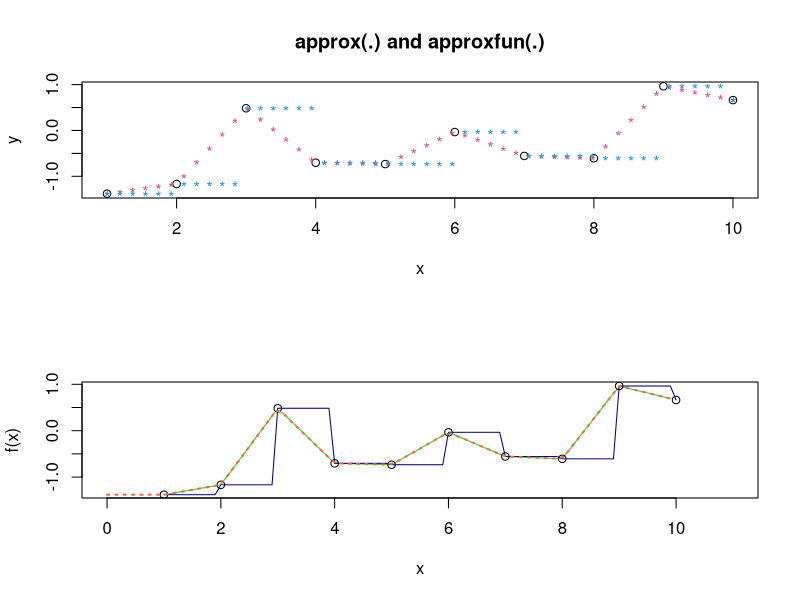
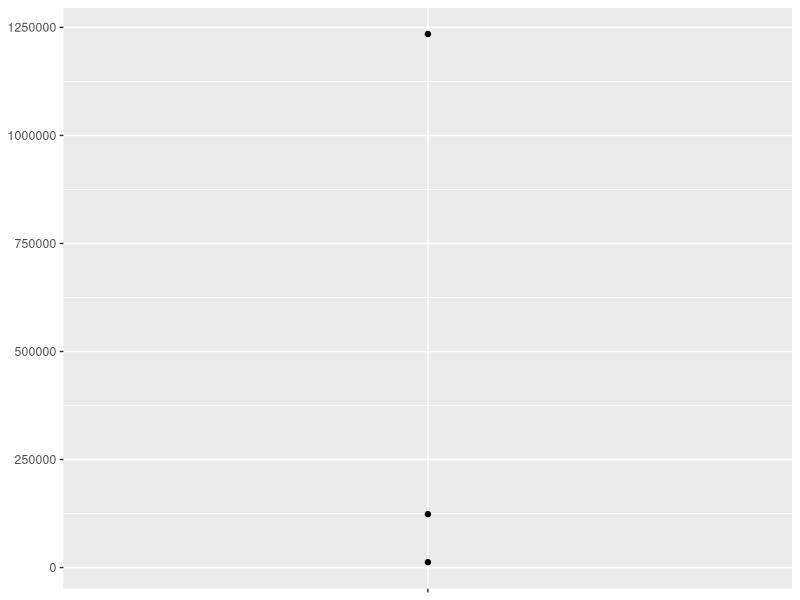
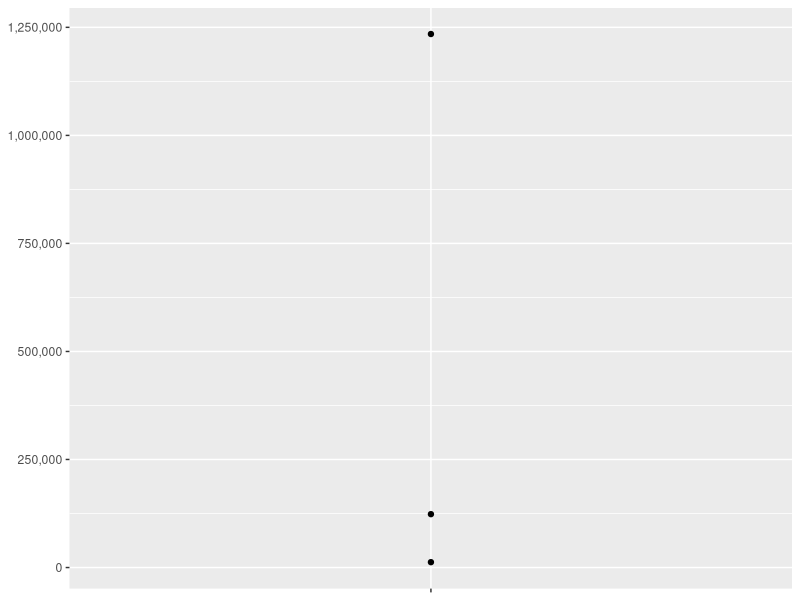
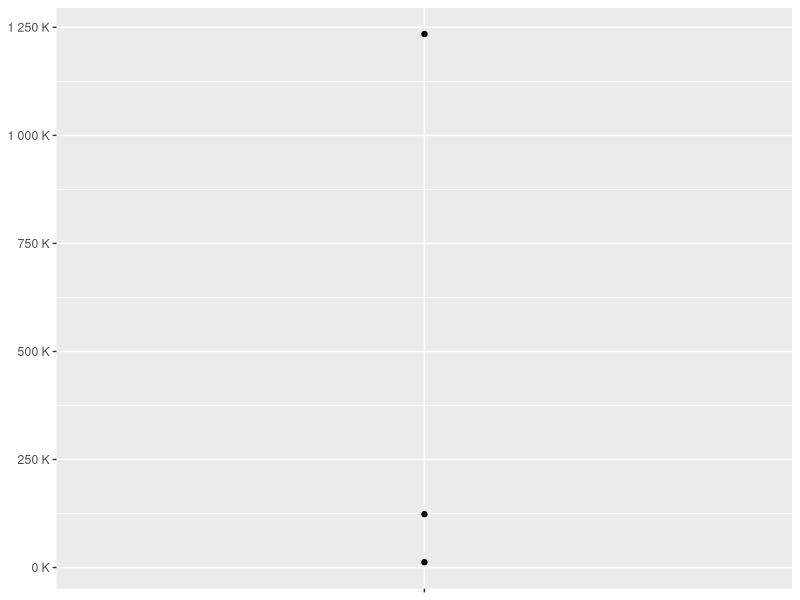
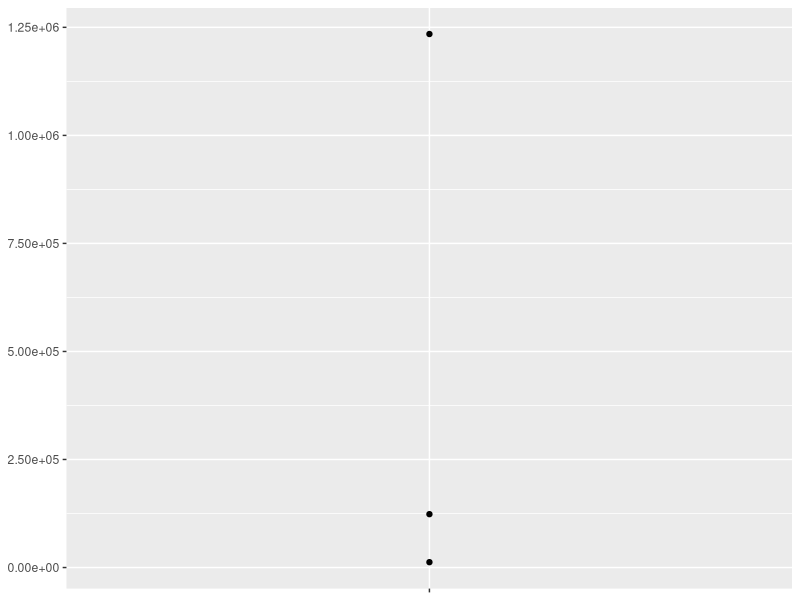
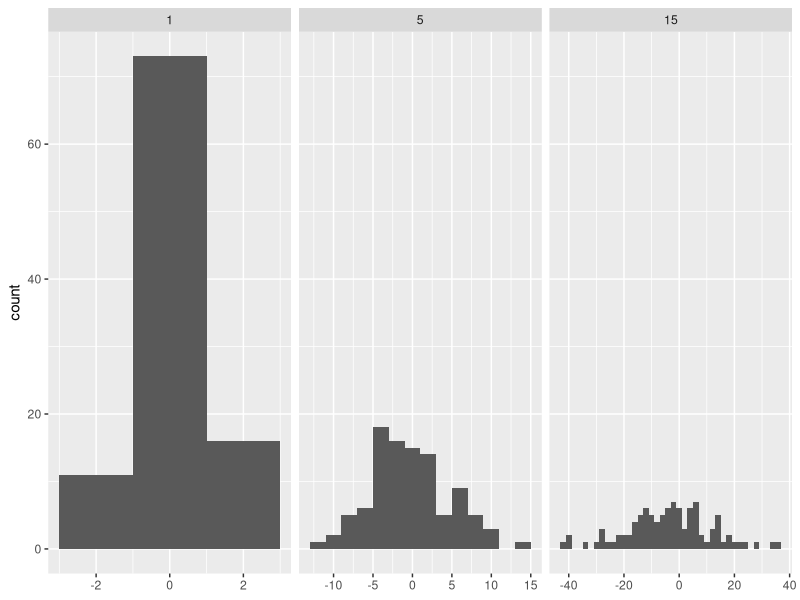
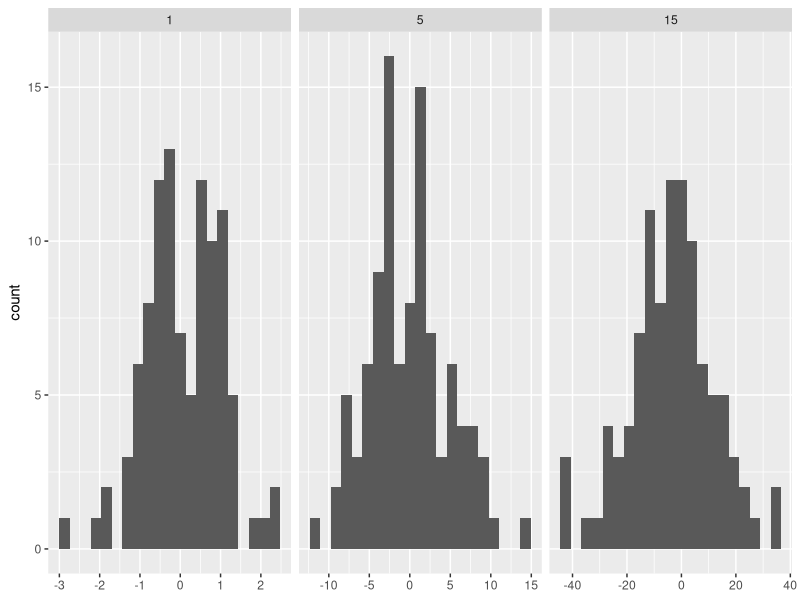
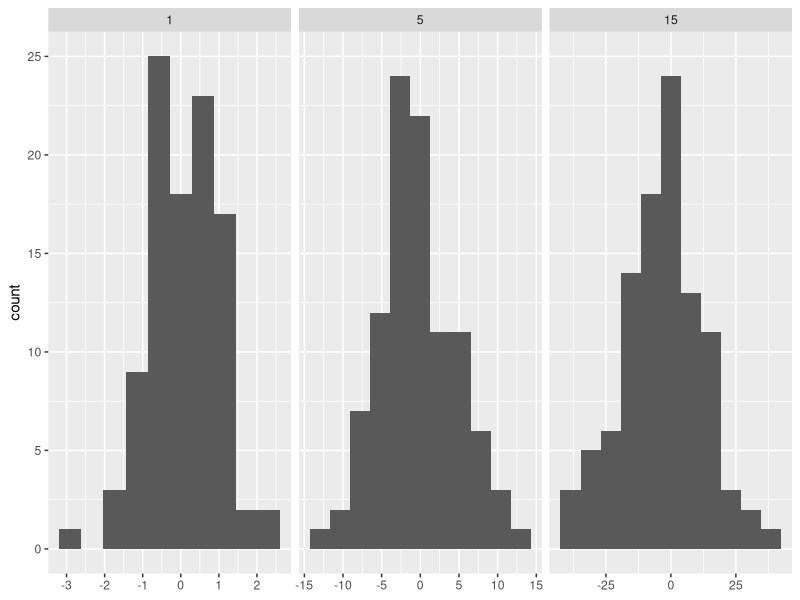

Source code (R) for these figures, in order: (Note: this script raises an error after producing the figures.)
## ---- chunk 1
knitr::opts_chunk$set(echo = TRUE)
## ---- chunk 2
library(tidyverse)
## ---- chunk 3
power1 <- function(exp) {
  function(x) {
    x ^ exp
  }
}

square <- power1(2)
cube <- power1(3)
## ---- chunk 4
library(rlang)
library(ggplot2)
library(scales)
## ---- chunk 5
square

cube
## ---- chunk 6
env_print(square)

env_print(cube)
## ---- chunk 7
fn_env(square)$exp

fn_env(cube)$exp
## ---- chunk 8
square(10)
## ---- chunk 9
x <- 2
square <- power1(x)
x <- 3
## ---- chunk 10
square(2)
## ---- chunk 11
power2 <- function(exp) {
  force(exp)
  function(x) {
    x ^ exp
  }
}

x <- 2
square <- power2(x)
x <- 3
square(2)
## ---- chunk 12
new_counter <- function() {
  i <- 0
  
  function() {
    i <<- i + 1
    i
  }
}

counter_one <- new_counter()
counter_two <- new_counter()
## ---- chunk 13
counter_one()

counter_one()

counter_two()

counter_one()

counter_two()
## ---- chunk 14
f1 <- function(n) {
  x <- runif(n)
  m <- mean(x)
  function() m
}

g1 <- f1(1e6)
lobstr::obj_size(g1)
#> 8,013,104 B

f2 <- function(n) {
  x <- runif(n)
  m <- mean(x)
  rm(x)
  function() m
}

g2 <- f2(1e6)
lobstr::obj_size(g2)
## ---- chunk 15
force
## ---- chunk 16
timeser <- function(multiplier){
  function(x) x * multiplier
}
x <- 2
doubler <- timeser(x)
# Function called before x changed
doubler(2)
x <- 3
doubler(2)

x <- 2
doubler <- timeser(x)
# Function not called before x changed
x <- 3
doubler(2)

# Forced operation
timeser2 <- function(multiplier){
  force(multiplier)
  function(x) x * multiplier
}
x <- 2
doubler <- timeser2(x)
# Function not called before x changed
x <- 3
doubler(2)
## ---- chunk 17
x <- 1:10
y <- rnorm(10)
par(mfrow = c(2,1))
plot(x, y, main = "approx(.) and approxfun(.)")
points(approx(x, y), col = 2, pch = "*")
points(approx(x, y, method = "constant"), col = 4, pch = "*")

f <- approxfun(x, y)
curve(f(x), 0, 11, col = "green2")
points(x, y)
is.function(fc <- approxfun(x, y, method = "const")) # TRUE
curve(fc(x), 0, 10, col = "darkblue", add = TRUE)
## different extrapolation on left and right side :
plot(approxfun(x, y, rule = 2:1), 0, 11,
     col = "tomato", add = TRUE, lty = 3, lwd = 2)
## ---- chunk 18
x <- rnorm(12)
Fn <- ecdf(x)
Fn     # a *function*
Fn(x)  # returns the percentiles for x
tt <- seq(-2, 2, by = 0.1)
12 * Fn(tt) # Fn is a 'simple' function {with values k/12}
summary(Fn)
##--> see below for graphics
knots(Fn)  # the unique data values {12 of them if there were no ties}

y <- round(rnorm(12), 1); y[3] <- y[1]
Fn12 <- ecdf(y)
Fn12
knots(Fn12) # unique values (always less than 12!)
summary(Fn12)
summary.stepfun(Fn12)
## ---- chunk 19
pick <- function(index){
  function(x) x[index]
}

a <- 1:10
b <- LETTERS[1:10]
pick_2s <- pick(c(2,4,8))
pick_2s(a)
pick_2s(b)
## ---- chunk 20
moment <- function(index){
  function(x){
    sum((x - mean(x)) ^ index) / length(x)
  }
}
m1 <- moment(1)
m2 <- moment(2)

x <- runif(100)
stopifnot(all.equal(m1(x), 0))
stopifnot(all.equal(m2(x), var(x) * 99 / 100))
## ---- chunk 21
i <- 0
new_counter2 <- function() {
  i <<- i + 1
  i
}

new_counter2()
new_counter2()
i
i <- 9
new_counter2()
i
## ---- chunk 22
i <- 0
new_counter2 <- function() {
  i <- 0
  function(){
    i <<- i + 1
    i
  }
}
i
new_counter3 <- new_counter2()
i
new_counter3()
new_counter3()
i <- 0
new_counter3()
## ---- chunk 23
new_counter3 <- function() {
  i <- 0
  function() {
    i <- i + 1
    i
  }
}

i # 0
new_counter4 <- new_counter3()
i # 0
new_counter4() # 1
i # 0
new_counter4() # 1
i # 0
## ---- chunk 24
y <- c(12345, 123456, 1234567)
comma_format()(y)

number_format(scale = 1e-3, suffix = " K")(y)
## ---- chunk 25
df <- data.frame(x = 1, y = y)
core <- ggplot(df, aes(x, y)) + 
  geom_point() + 
  scale_x_continuous(breaks = 1, labels = NULL) +
  labs(x = NULL, y = NULL)
  
core
core + scale_y_continuous(
  labels = comma_format()
)
core + scale_y_continuous(
  labels = number_format(scale = 1e-3, suffix = " K")
)
core + scale_y_continuous(
  labels = scientific_format()
)
## ---- chunk 26
# construct some sample data with very different numbers in each cell
sd <- c(1, 5, 15)
n <- 100

df <- data.frame(x = rnorm(3 * n, sd = sd), sd = rep(sd, n))

ggplot(df, aes(x)) + 
  geom_histogram(binwidth = 2) + 
  facet_wrap(~ sd, scales = "free_x") + 
  labs(x = NULL)
## ---- chunk 27
binwidth_bins <- function(n) {
  force(n)
  
  function(x) {
    (max(x) - min(x)) / n
  }
}

ggplot(df, aes(x)) + 
  geom_histogram(binwidth = binwidth_bins(20)) + 
  facet_wrap(~ sd, scales = "free_x") + 
  labs(x = NULL)
## ---- chunk 28
base_bins <- function(type) {
  fun <- switch(type,
    Sturges = nclass.Sturges,
    scott = nclass.scott,
    FD = nclass.FD,
    stop("Unknown type", call. = FALSE)
  )
  
  function(x) {
    (max(x) - min(x)) / fun(x)
  }
}

ggplot(df, aes(x)) + 
  geom_histogram(binwidth = base_bins("FD")) + 
  facet_wrap(~ sd, scales = "free_x") + 
  labs(x = NULL)
## ---- chunk 29
plot_dev <- function(ext, dpi = 96) {
  force(dpi)
  
  switch(ext,
    eps =  ,
    ps  =  function(path, ...) {
      grDevices::postscript(
        file = filename, ..., onefile = FALSE, 
        horizontal = FALSE, paper = "special"
      )
    },
    pdf = function(filename, ...) grDevices::pdf(file = filename, ...),
    svg = function(filename, ...) svglite::svglite(file = filename, ...),
    emf = ,
    wmf = function(...) grDevices::win.metafile(...),
    png = function(...) grDevices::png(..., res = dpi, units = "in"),
    jpg = ,
    jpeg = function(...) grDevices::jpeg(..., res = dpi, units = "in"),
    bmp = function(...) grDevices::bmp(..., res = dpi, units = "in"),
    tiff = function(...) grDevices::tiff(..., res = dpi, units = "in"),
    stop("Unknown graphics extension: ", ext, call. = FALSE)
  )
}

plot_dev("pdf")

plot_dev("png")
## ---- chunk 30
y <- c(12345, 123456, 1234567)

scales::number_format(scale = 1e-3, suffix = " K")(y)

p <- ggplot(mtcars, aes(wt, mpg)) + geom_point()
p + facet_grid(vs ~ ., labeller = label_bquote(alpha ^ .(vs)))
p + facet_grid(. ~ vs, labeller = label_bquote(cols = .(vs) ^ .(vs)))
p + facet_grid(. ~ vs + am, labeller = label_bquote(cols = .(am) ^ .(vs)))
## ---- chunk 31
boxcox1 <- function(x, lambda) {
  stopifnot(length(lambda) == 1)
  
  if (lambda == 0) {
    log(x)
  } else {
    (x ^ lambda - 1) / lambda
  }
}
## ---- chunk 32
boxcox2 <- function(lambda) {
  if (lambda == 0) {
    function(x) log(x)
  } else {
    function(x) (x ^ lambda - 1) / lambda
  }
}

stat_boxcox <- function(lambda) {
  stat_function(aes(colour = lambda), fun = boxcox2(lambda), linewidth = 1)
}

ggplot(data.frame(x = c(0, 5)), aes(x)) + 
  lapply(c(0.5, 1, 1.5), stat_boxcox) + 
  scale_colour_viridis_c(limits = c(0, 1.5))

ggplot(data.frame(x = c(0.01, 1)), aes(x)) + 
  lapply(c(0.5, 0.25, 0.1, 0), stat_boxcox) + 
  scale_colour_viridis_c(limits = c(0, 1.5))
## ---- chunk 33
boot_permute <- function(df, var) {
  n <- nrow(df)
  force(var)
  
  function() {
    col <- df[[var]]
    col[sample(n, replace = TRUE)]
  }
}

boot_mtcars1 <- boot_permute(mtcars, "mpg")
head(boot_mtcars1())

head(boot_mtcars1())
## ---- chunk 34
boot_model <- function(df, formula) {
  mod <- lm(formula, data = df)
  fitted <- unname(fitted(mod))
  resid <- unname(resid(mod))
  rm(mod)

  function() {
    fitted + sample(resid)
  }
} 

boot_mtcars2 <- boot_model(mtcars, mpg ~ wt)
head(boot_mtcars2())

head(boot_mtcars2())
## ---- chunk 35
lprob_poisson <- function(lambda, x) {
  n <- length(x)
  (log(lambda) * sum(x)) - (n * lambda) - sum(lfactorial(x))
}
## ---- chunk 36
x1 <- c(41, 30, 31, 38, 29, 24, 30, 29, 31, 38)
## ---- chunk 37
lprob_poisson(10, x1)
#> [1] -184
lprob_poisson(20, x1)
#> [1] -61.1
lprob_poisson(30, x1)
#> [1] -31
## ---- chunk 38
ll_poisson1 <- function(x) {
  n <- length(x)

  function(lambda) {
    log(lambda) * sum(x) - n * lambda - sum(lfactorial(x))
  }
}
## ---- chunk 39
ll_poisson2 <- function(x) {
  n <- length(x)
  sum_x <- sum(x)
  c <- sum(lfactorial(x))

  function(lambda) {
    log(lambda) * sum_x - n * lambda - c
  }
}
## ---- chunk 40
ll1 <- ll_poisson2(x1)

ll1(10)
ll1(20)
ll1(30)
## ---- chunk 41
optimise(ll1, c(0, 100), maximum = TRUE)
## ---- chunk 42
optimise(lprob_poisson, c(0, 100), x = x1, maximum = TRUE)
## ---- chunk 43
boot_model <- function(df, formula) {
  mod <- lm(formula, data = df)
  fitted <- unname(fitted(mod))
  resid <- unname(resid(mod))
  rm(mod)

  function() {
    fitted + sample(resid)
  }
} 
## ---- chunk 44


boxcox3 <- function(x) {
  function(lambda) {
    if (lambda == 0) {
      log(x)
    } else {
      (x ^ lambda - 1) / lambda
    }
  }  
}
## ---- chunk 45
boot_permute <- function(df, var) {
  n <- nrow(df)
  force(var)
  
  function() {
    col <- df[[var]]
    col[sample(n, replace = TRUE)]
  }
}

boot_mtcars1 <- boot_permute(mtcars, "mpg")
head(boot_mtcars1())
## ---- chunk 46
ll_poisson1 <- function(x) {
  n <- length(x)

  function(lambda) {
    log(lambda) * sum(x) - n * lambda - sum(lfactorial(x))
  }
}
## ---- chunk 47
ll_poisson1 <- function(x) {
  n <- length(x)

  function(lambda) {
    log(lambda) * sum(x) - n * lambda - sum(lfactorial(x))
  }
}
ll_poisson2 <- function(x) {
  n <- length(x)
  sum_x <- sum(x)
  c <- sum(lfactorial(x))

  function(lambda) {
    log(lambda) * sum_x - n * lambda - c
  }
}
x1 <- c(41, 30, 31, 38, 29, 24, 30, 29, 31, 38)
x2 <- sample(1:1000, 100)
x3 <- sample(1:1e6, 10000)

things <- expand_grid(functional = c("ll_poisson1", "ll_poisson2"),
                      x_values = c("x1","x2","x3"))

things <- pmap(things,
     function(functional, x_values) {
       fun <- get(functional)
       x <- get(x_values)
       fun(x)
     })
names(things) <- c("ll11", "ll21",
                   "ll31", "ll12",
                   "ll22", "ll32")
map_df(things, ~bench::mark(optimise(.x, c(0,100), maximum = TRUE))) %>%
  mutate(input = names(things)) %>%
  select(input, everything())
## ---- chunk 48
names <- list(
  square = 2, 
  cube = 3, 
  root = 1/2, 
  cuberoot = 1/3, 
  reciprocal = -1
)
funs <- purrr::map(names, power1)

funs$root(64)
funs$root
## ---- chunk 49
with(funs, root(100))
## ---- chunk 50
attach(funs)

root(100)

detach(funs)
## ---- chunk 51
rlang::env_bind(globalenv(), !!!funs)
root(100)
## ---- chunk 52
rlang::env_unbind(globalenv(), names(funs))
## ---- chunk 53
funs <- list(
  mean = function(x) mean(x, na.rm = TRUE),
  sum = function(x) sum(x, na.rm = TRUE)
)

attach(funs)
#> The following objects are masked from package:base:
#> 
#>     mean, sum
mean <- function(x) stop("Hi!")
detach(funs)

mean(1:5)
sum(1:5)

rlang::env_bind(globalenv(), !!!funs)
mean(1:5)
sum(1:5)
mean <- function(x) stop("Hi!") 
mean(1:5)
rlang::env_unbind(globalenv(), names(funs))
mean(1:5)
sum(1:5)
